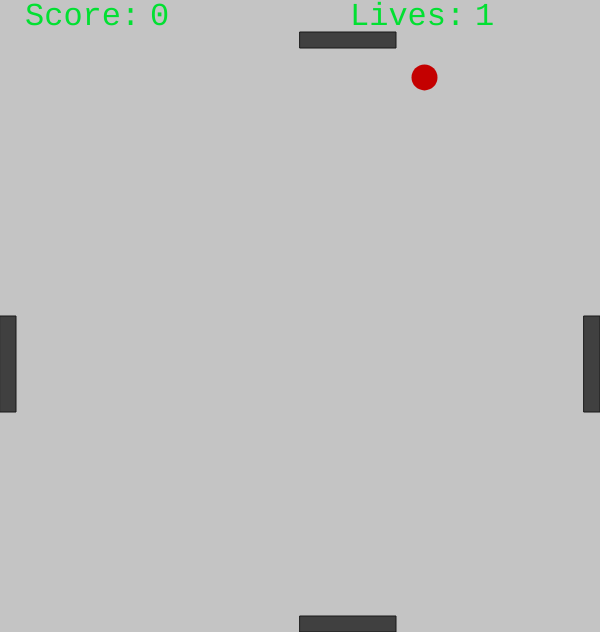
Frame 1 (no input)
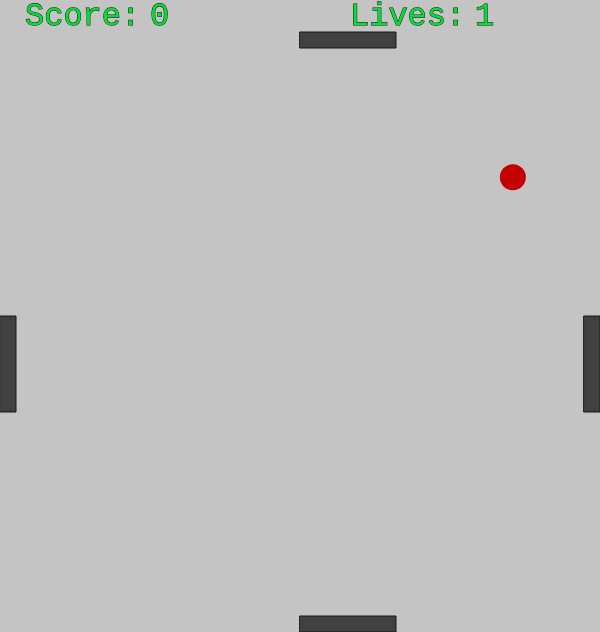
Frame 60 (no input)
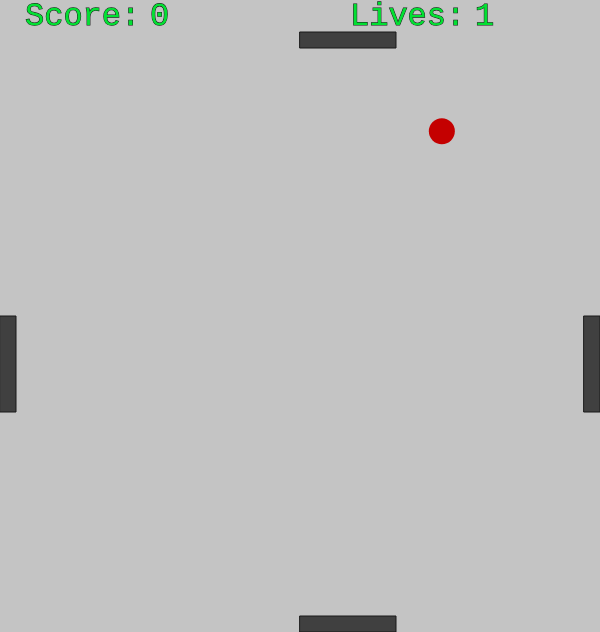
Frame 120 (the mouse pressed at the canvas centre since frame 60)

The p5.js sketch that drew these frames (run headless with seeded random() and noise() and a simulated clock; from frame 60 on, the mouse is pressed at the canvas centre):

// p5.js sketch
// ── sketch.js
/*
 * Skeleton of a ball bouncing /game/.
 * Keith O'Hara <kohara@bard.edu>
 */

var paddle_x, paddle_y;
var paddle_w, paddle_h;
var paddle_step;
var paddle_step_y;

var paddle2_y;

var paddle3_x, paddle3_y;
var paddle3_w, paddle3_h;

var paddle4_x;

var ball_x, ball_y;
var ball_r;
var ball_x_step, ball_y_step;

var x;
var y;
var z;


function setup() {
  createCanvas(600, 632);
  paddle_h = 16;
  paddle3_h = 6 * paddle_h;
  paddle_w = 6 * paddle_h;
  paddle3_w = 16;
  paddle_x = width / 2;
  paddle3_x = 0;
  paddle4_x = width - paddle3_w;
  paddle_y = height - paddle_h;
  paddle2_y = 32;
  paddle3_y = height / 2;
  paddle_step = 0;
  ball_r = 13;
  x = 0;
  y = 1;
  reset();
}

function draw() {
  background(196);
  textSize(32);
  textFont("monospace");
  fill(2, 224, 50);

    var z = x

    //score
    text("Score:", 25, 25);
    text(z, 150, 25);

    //lives
    text("Lives:", 350, 25);
    text(y, 475, 25);
    if(y <= 0){
        y = 1;
        x = 0;
    }

  // move paddles on X axis
  //paddle_x += (mouseX - paddle_x) * .1;
  paddle_x = paddle_x + paddle_step;

  //move paddles on Y axis
  paddle3_y = paddle3_y + paddle_step

  // hitting paddle1?
  if (ball_y + ball_r > paddle_y) {
    if (ball_x >= paddle_x && ball_x <= paddle_x + paddle_w) {
      ball_y_step = -ball_y_step;
      ball_y = paddle_y - ball_r;
      x = x + 1;
    }

    else if (ball_y + ball_r > paddle_y){
      y = y - 1;
      reset();
    }
  }

  // hitting paddle2?
  if (ball_y + ball_r < paddle2_y + paddle_h + ball_r) {
     if (ball_x >= paddle_x && ball_x <= paddle_x + paddle_w){
      ball_y_step = random(1, 3);
      ball_y = paddle2_y + paddle_h + ball_r;
      x = x + 1;
    }

    else if (ball_y + ball_r < paddle2_y + paddle_h){
      y = y - 1
      reset();
    }
  }

  // hitting paddle3?
  if (ball_x + ball_r < paddle3_x + paddle3_w + ball_r) {
    if (ball_y >= paddle3_y && ball_y <= paddle3_y + paddle3_h){
      ball_x_step = 3;
      ball_x = paddle3_x + paddle3_w + ball_r;
      x = x +1;
    }

    else if (ball_x + ball_r < paddle3_x + paddle3_w + ball_r){
      y = y - 1;
      reset();
    }
  }

  // hitting paddle4?
  if (ball_x + ball_r > paddle4_x) {
    if (ball_y >= paddle3_y && ball_y <= paddle3_y + paddle3_h){
      ball_x_step = -3;
      ball_x = paddle4_x - ball_r;
      x = x +1;
    }
    else if (ball_x + ball_r > paddle4_x){
      y = y - 1;
      reset();
    }
  }

  // move ball by ball_x_step and ball_y_step
  ball_x = ball_x + ball_x_step;
  ball_y = ball_y + ball_y_step;

  //draw ball
  noStroke();
  fill(196, 0, 0);
  ellipse(ball_x, ball_y, ball_r * 2, ball_r * 2);

  // draw paddle
  stroke(24);
  fill(64);
  rect(paddle_x, paddle_y, paddle_w, paddle_h);

  //draw paddle2
  stroke(24);
  fill(64);
  rect(paddle_x, paddle2_y, paddle_w, paddle_h);

  //draw paddle3
  stroke(24);
  fill(64);
  rect(paddle3_x, paddle3_y, paddle3_w, paddle3_h);

  //draw paddle4
  stroke(24);
  fill(64);
  rect(paddle4_x, paddle3_y, paddle3_w, paddle3_h);

}

function reset() {
  ball_x = random(ball_r, width - ball_r);
  ball_y = random(ball_r, height / 2);
  ball_x_step = random(-3, 3);
  ball_y_step = random(1, 3);
  x = 0
}

function keyPressed() {
  if (keyCode == LEFT_ARROW) {
    paddle_step = -3;
  } else if (keyCode == RIGHT_ARROW) {
    paddle_step = 3;
  } else if (key == ' ') {
    reset();
  }
}

function keyReleased() {
  paddle_step = 0;
}
